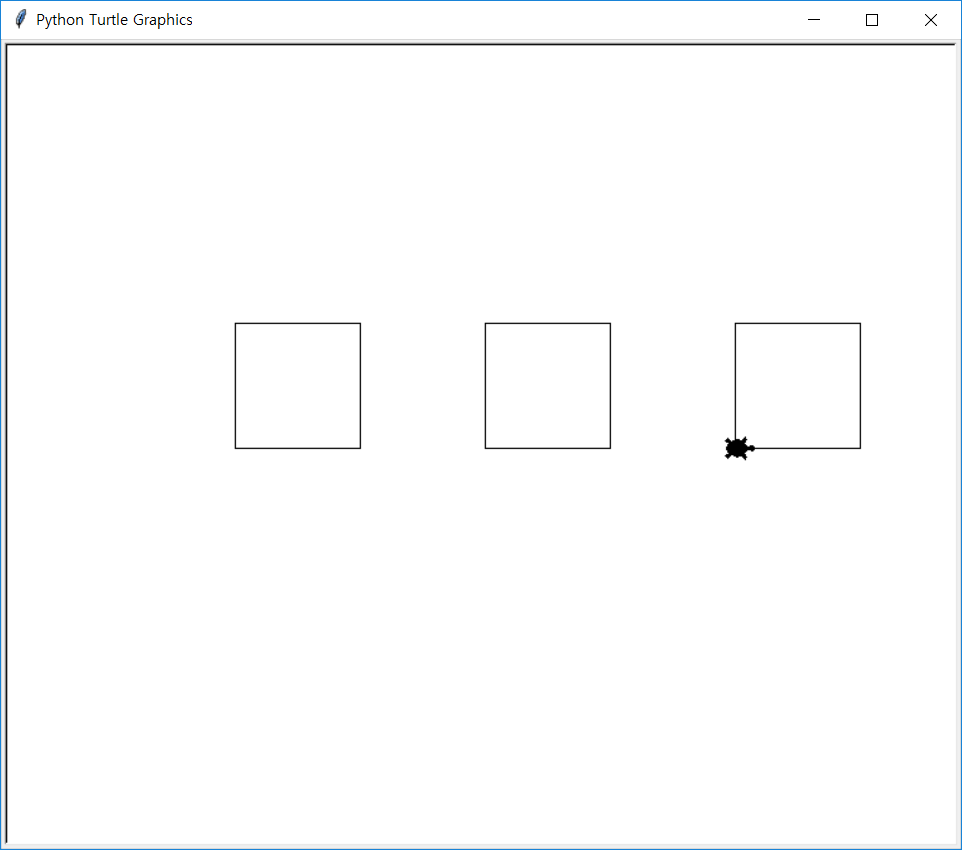

Here is the Python script that generated this plot:
import turtle
t = turtle.Turtle()
t.shape("turtle")

def square(length):
    for i in range(4):
        t.forward(length)
        t.left(90)

def move(x,y):
    t.up()
    t.goto(x,y)
    t.down()

move(-200,0)
square(100)
move(0,0)
square(100)
move(200,0)
square(100)
